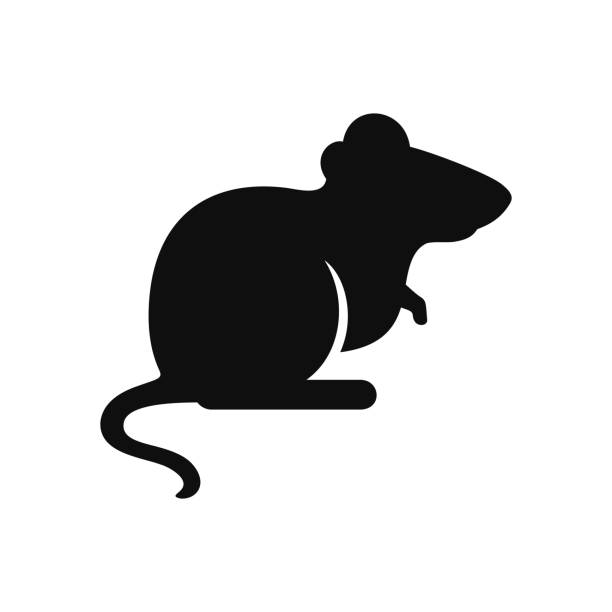
#> input picture design/reference-rat.png, 612 x 612 px
$ python trace-rat.py reference-rat.png 1.0
#> lines starting #> are read from the running program, lines starting #| are printed output that depends on the picture; after the words box and inside, x2 and y2 are one past the last pixel; in counts of white or black regions, pixels touching at a corner belong together
#> in main, `mask = np.array(im) < 128`:
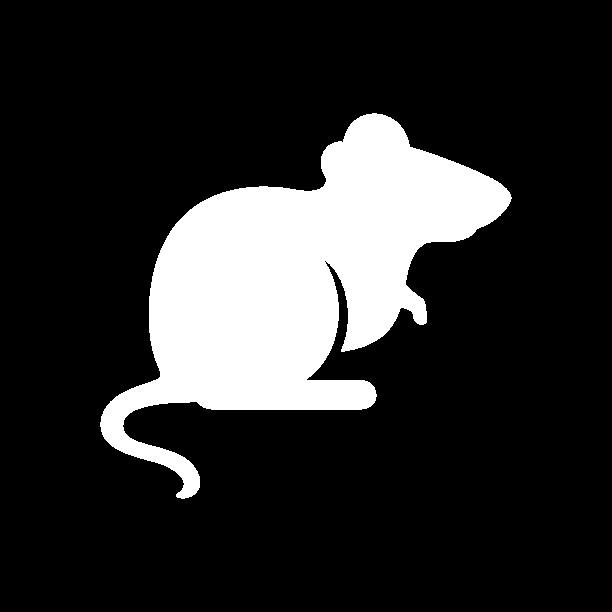
#> mask: shape (612, 612) bool; 17.5% white; 1 white region, box (x1, y1, x2, y2) and area: (100, 113, 512, 499) 65386
#!/usr/bin/env python3
"""Trace a solid black-on-white silhouette PNG into an SVG path."""
import sys
import numpy as np
from PIL import Image

# clockwise neighbour offsets in (row, col): N,NE,E,SE,S,SW,W,NW
CW = [(-1,0),(-1,1),(0,1),(1,1),(1,0),(1,-1),(0,-1),(-1,-1)]

def moore(mask):
    m = np.pad(mask, 1, constant_values=False)
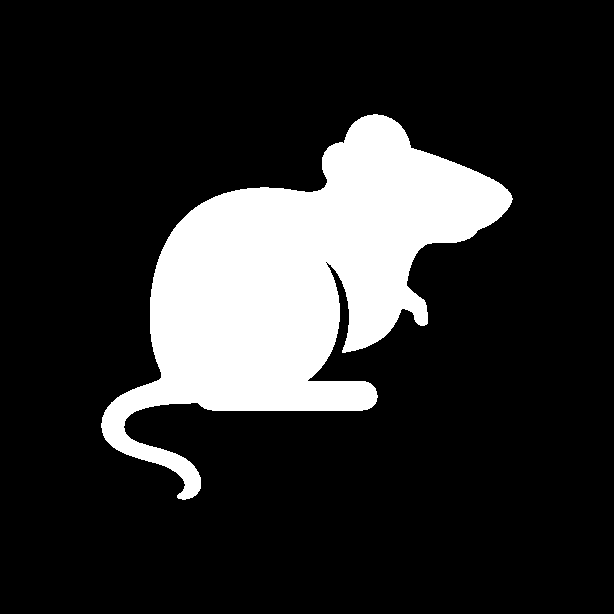
#> m: shape (614, 614) bool; 17.3% white; 1 white region, box (x1, y1, x2, y2) and area: (101, 114, 513, 500) 65386
    rows, cols = np.where(m)
    top = rows.min()
#> top = 114
    left = cols[rows == top].min()
#> left = 373
    start = (int(top), int(left))
#> start = (114, 373)
    bt0 = (start[0], start[1]-1)          # backtracker: west of start
#> bt0 = (114, 372)
    contour = []
    b, p = start, bt0
#> b = (114, 373); p = (114, 372)
    while True:
        contour.append(b)
        po = (p[0]-b[0], p[1]-b[1])     # offset from b to backtracker p
        idx = CW.index(po)                 # start cw scan AFTER p
        nxt = None
        for k in range(1, 9):
            off = CW[(idx+k) % 8]
            if m[b[0]+off[0], b[1]+off[1]]:
                prev = CW[(idx+k-1) % 8]     # last neighbour before the hit
                nxt = (b[0]+off[0], b[1]+off[1])
                new_p = (b[0]+prev[0], b[1]+prev[1])
                break
        if nxt is None:
            break                       # isolated pixel
        b, p = nxt, new_p
        if b == start and p == bt0:      # Jacob stop: back to start, same backtracker
            break
#> this loop made 1686 passes
#> (po, idx) on pass 1: ((0, -1), 6)
#> after the loop, contour = 1686 pairs, first value 114 to 499, second value 101 to 512
    return contour

def dp(points, eps):
    if len(points) < 3:
        return points[:]
    def rec(pts):
        if len(pts) < 3:
            return pts
        a, b = pts[0], pts[-1]
#> a = (114, 373); b = (115, 372)
        dmax, idx = 0, -1
        for i in range(1, len(pts)-1):
            d = abs(perp(pts[i], a, b))
            if d > dmax:
                dmax, idx = d, i
#> this loop made 1684 passes
#> (d, dmax) on passes 1 to 12: (1, 1), (2, 2), (3, 3), (4, 4), (6, 6), (7, 7), (8, 8), (9, 9), (10, 10), (11, 11), (13, 13), (14, 14)
#> after the loop, dmax = 291; idx = 727
        if dmax > eps:
            return rec(pts[:idx+1]) + rec(pts[idx:])[1:]
#> the loop in rec (call 2), `for i in range(1, len(pts)-1):` made 726 passes
#> (d, dmax) on passes 1 to 12: (289, 289), (578, 578), (867, 867), (1156, 1156), (1443, 1443), (1732, 1732), (2021, 2021), (2310, 2310), (2599, 2599), (2888, 2888), (3175, 3175), (3464, 3464)
#> d on passes 29, 33, 35, 37, 39, 41: 8066, 8925, 9210, 9495, 9780, 10065
        return [a, b]
    return rec(points)

def perp(p, a, b):
    return (b[0]-a[0])*(p[1]-a[1]) - (b[1]-a[1])*(p[0]-a[0])

def main():
    im = Image.open(sys.argv[1]).convert('L')
    mask = np.array(im) < 128
    contour = moore(mask)
    pts = dp(contour, float(sys.argv[2]) if len(sys.argv) > 2 else 1.5)
    # bounding box
    ys = [p[0] for p in pts]; xs = [p[1] for p in pts]
    y0, y1 = min(ys), max(ys); x0, x1 = min(xs), max(xs)
    sw, sh = x1-x0, y1-y0
    side = max(sw, sh)
    # scale to 128, center
    S = 128.0
    scale = S / side
    ox = (S - sw*scale) / 2.0
    oy = (S - sh*scale) / 2.0
    def tx(p):
        return (p[1]-x0)*scale + ox, (p[0]-y0)*scale + oy
    out = [tx(p) for p in pts]
    d = 'M %.2f %.2f ' % out[0]
    for p in out[1:]:
        d += 'L %.2f %.2f ' % p
#> this loop made 653 passes
#> p on passes 1 to 3: (85.96, 4.05), (86.27, 4.36), (87.82, 4.36)
    d += 'Z'
    print('<svg xmlns="http://www.w3.org/2000/svg" viewBox="0 0 128 128" width="128" height="128">')
    print('<path fill="#8b1e3f" d="%s"/>' % d)
#> (printed output is left out)
    print('</svg>')

if __name__ == '__main__':
    main()
